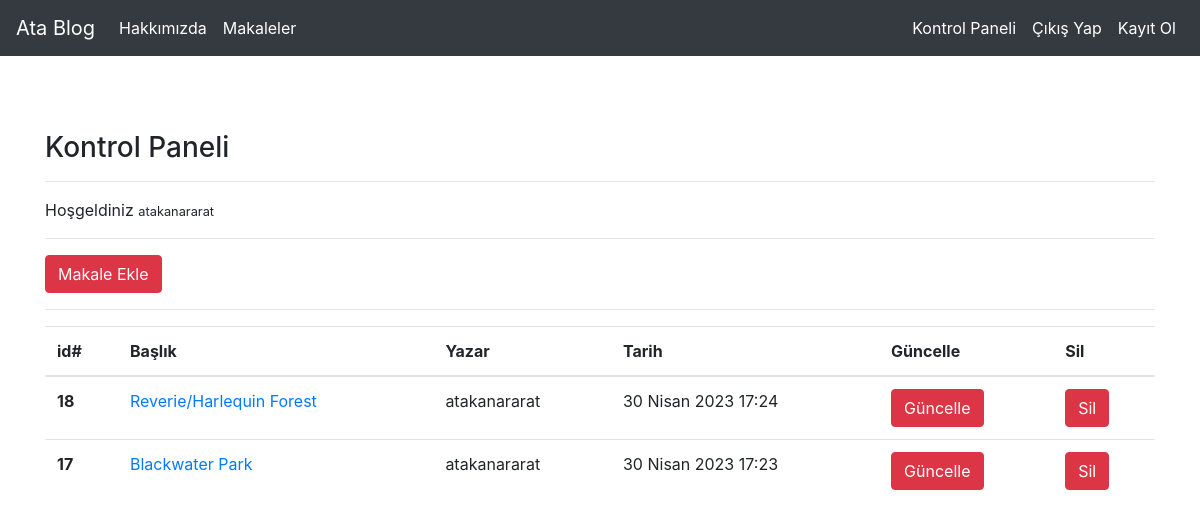
Screenshot of /articles/dashboard/ (signed in) with the database file from the repository.
### article/models.py (models this page shows, shortened)
class Article(models.Model):
    author=models.ForeignKey("auth.User",on_delete=models.CASCADE,verbose_name="Yazar")
    title=models.CharField(max_length=50,verbose_name="Başlık")
    content=RichTextField()
    created_date = models.DateTimeField(auto_now_add=True,verbose_name="Oluşturulma Tarihi")
    article_image=models.FileField(blank=True,null=True,verbose_name="Eklenti")
    class Meta :
        ordering = ["-created_date"]

### article/views.py (the view)
# urls.py: path('dashboard/', views.dashboard , name="dashboard"),
@login_required(login_url="user:login")
def dashboard(request):
    articles = Article.objects.filter(author = request.user)
    context={
        "articles":articles
    }
    return render(request,"dashboard.html",context)

### templates/dashboard.html
{% extends "layout.html" %}
{% block body %}
<h3>Kontrol Paneli</h3>
<hr>
<p>
    Hoşgeldiniz <small>{{request.user.username}}</small>
</p>
<hr>
<a class = "btn btn-danger" href="{% url 'article:addarticle' %}">Makale Ekle</a>
<hr>
{% if articles %}
<table class="table">
  <thead>
    <tr>
      <th scope="col">id#</th>
      <th scope="col">Başlık</th>
      <th scope="col">Yazar</th>
      <th scope="col">Tarih</th>
      <th scope="col">Güncelle</th>
      <th scope="col">Sil</th>
    </tr>
  </thead>
  <tbody>
    {% for article in articles %}
    <tr>
      <th scope="row">{{article.id}}</th>
      <td><a href="{% url 'article:detail' article.id %}">{{article.title}}</a></td>
      <td>{{article.author.username}}</td>
      <td>{{article.created_date}}</td>
      <td><a href= "{% url 'article:update' article.id %}" class = "btn btn-danger">Güncelle</a></td>
      <td><a href= "{% url 'article:delete' article.id %}" class = "btn btn-danger">Sil</a></td>
    </tr>
    {% endfor %}
  </tbody>
</table>
{% else %}
<div class = "alert alert-danger">
    Yayınlanan Makaleniz Yok
</div>
{% endif %}
{% endblock body %}

### rows the page displays
Article: id "18", title "Reverie/Harlequin Forest", author.username "atakanararat", created_date "30 Nisan 2023 17:24"
Article: id "17", title "Blackwater Park", author.username "atakanararat", created_date "30 Nisan 2023 17:23"

### other values shown
{{ request.user.username }} "atakanararat"
